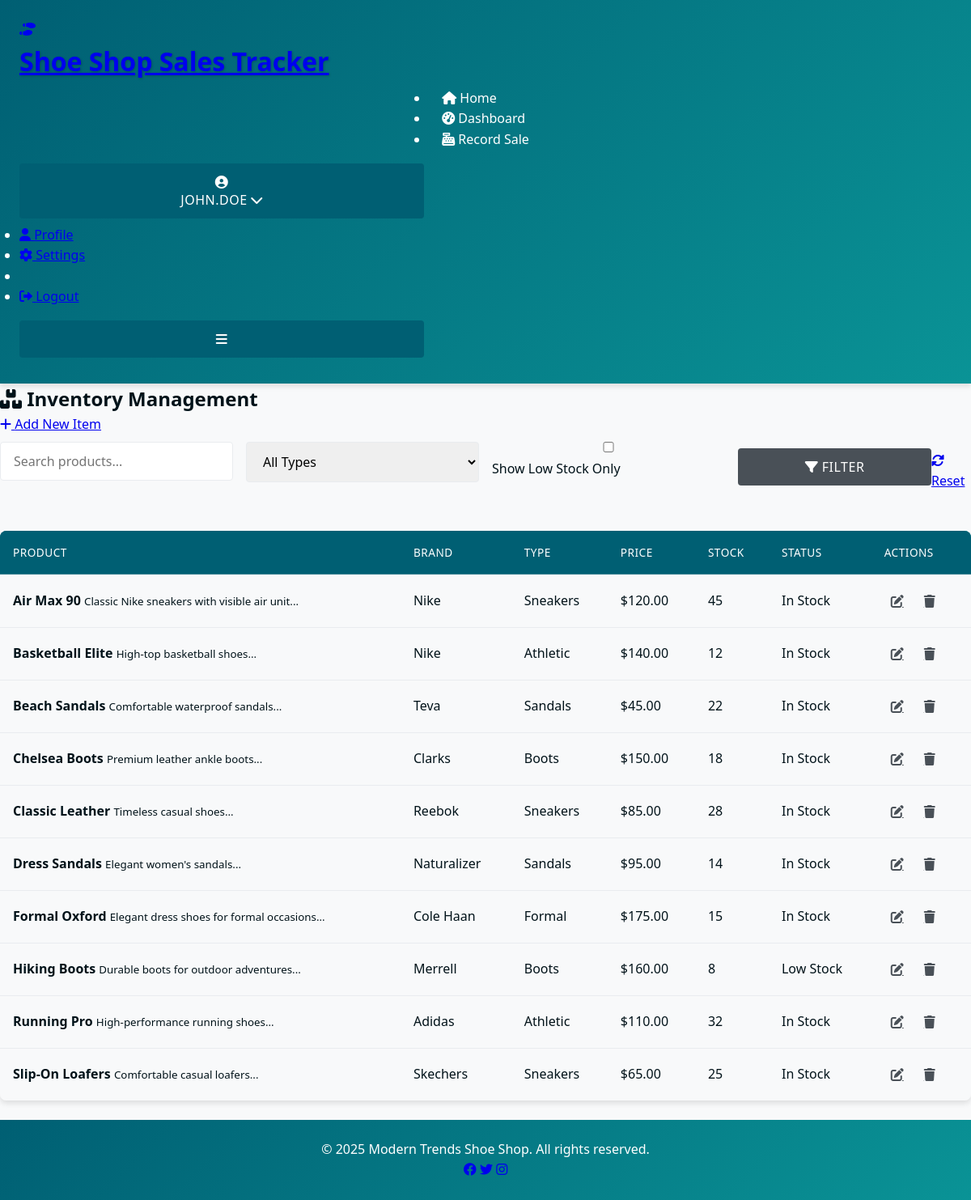
/pages/invetory.php (signed in), run on the app's committed database.
### tables this page shows
CREATE TABLE `inventory` (
  `id` int NOT NULL AUTO_INCREMENT,
  `name` varchar(100) NOT NULL,
  `description` text,
  `brand` varchar(50) DEFAULT NULL,
  `type` enum('sneakers','boots','sandals','formal','athletic') NOT NULL,
  `size_range` varchar(50) DEFAULT NULL,
  `color` varchar(50) DEFAULT NULL,
  `quantity` int DEFAULT '0',
  `price` decimal(10,2) DEFAULT NULL,
  `cost_price` decimal(10,2) DEFAULT NULL,
  `image_path` varchar(255) DEFAULT NULL,
  `added_at` timestamp NULL DEFAULT CURRENT_TIMESTAMP,
  `updated_at` timestamp NULL DEFAULT CURRENT_TIMESTAMP ON UPDATE CURRENT_TIMESTAMP,
  PRIMARY KEY (`id`),
  FULLTEXT KEY `idx_search` (`name`,`description`,`brand`)
);

### pages/invetory.php (the view, shortened to what this page needs)
<?php
include '../includes/header.php';
require_once '../config/db.php';
$search = $_GET['search'] ?? '';
$lowStock = isset($_GET['low_stock']);
$query = "SELECT * FROM inventory WHERE 1=1";
$params = [];
$query .= " ORDER BY name ASC";
$stmt = $conn->prepare($query);
$stmt->execute($params);
$inventory = $stmt->fetchAll();
?>
<div class="inventory-management">
    <div class="page-header">
        <h2><i class="fas fa-boxes"></i> Inventory Management</h2>
        <div class="actions">
            <a href="add_stock.php" class="btn btn-primary">
                <i class="fas fa-plus"></i> Add New Item
            </a>
        </div>
    </div>
    <div class="inventory-filters card">
        <form method="get" class="filter-form">
            <div class="form-row">
                <div class="form-group">
                    <input type="text" name="search" placeholder="Search products..."
                           value="<?= htmlspecialchars($search) ?>" class="form-control">
                </div>
                <div class="form-group">
                    <select name="type" class="form-control">
                        <option value="">All Types</option>
                    </select>
                </div>
                <div class="form-group">
                    <label class="checkbox-container">
                        <input type="checkbox" name="low_stock" <?= $lowStock ? 'checked' : '' ?>>
                        Show Low Stock Only
                    </label>
                </div>
                <div class="form-group">
                    <button type="submit" class="btn btn-secondary">
                        <i class="fas fa-filter"></i> Filter
                    </button>
                    <a href="inventory.php" class="btn btn-outline">
                        <i class="fas fa-sync-alt"></i> Reset
                    </a>
                </div>
            </div>
        </form>
    </div>
    <div class="inventory-table card">
        <div class="table-responsive">
            <table class="data-table">
                <thead>
                    <tr>
                        <th>Product</th>
                        <th>Brand</th>
                        <th>Type</th>
                        <th>Price</th>
                        <th>Stock</th>
                        <th>Status</th>
                        <th>Actions</th>
                    </tr>
                </thead>
                <tbody>
                    <?php foreach($inventory as $item):
                        $stockStatus = $item['quantity'] == 0 ? 'out-of-stock' :
                                      ($item['quantity'] < 10 ? 'low-stock' : 'in-stock');
                        $statusText = $item['quantity'] == 0 ? 'Out of Stock' :
                                      ($item['quantity'] < 10 ? 'Low Stock' : 'In Stock');
                    ?>
                    <tr>
                        <td>
                            <strong><?= htmlspecialchars($item['name']) ?></strong>
                            <?php if($item['description']): ?>
                            <small class="text-muted"><?= htmlspecialchars(substr($item['description'], 0, 50)) ?>...</small>
                            <?php endif; ?>
                        </td>
                        <td><?= htmlspecialchars($item['brand']) ?></td>
                        <td><?= ucfirst($item['type']) ?></td>
                        <td>$<?= number_format($item['price'], 2) ?></td>
                        <td><?= $item['quantity'] ?></td>
                        <td>
                            <span class="status-badge <?= $stockStatus ?>">
                                <?= $statusText ?>
                            </span>
                        </td>
                        <td class="actions">
                            <a href="edit_stock.php?id=<?= $item['id'] ?>" class="btn-icon edit"
                               data-tooltip="Edit Item">
                                <i class="fas fa-edit"></i>
                            </a>
                            <a href="../actions/delete_stock.php?id=<?= $item['id'] ?>"
                               class="btn-icon delete" data-tooltip="Delete Item"
                               data-confirm="Are you sure you want to delete this item?">
                                <i class="fas fa-trash"></i>
                            </a>
                        </td>
                    </tr>
                    <?php endforeach; ?>
                </tbody>
            </table>
        </div>
    </div>
</div>
<?php include '../includes/footer.php'; ?>

### includes/header.php (shortened to what this page needs)
<!DOCTYPE html>
<html lang="en">
<head>
    <link rel="stylesheet" href="/shoe-shop-sales-tracker/assets/css/style.css">
    <link rel="stylesheet" href="/shoe-shop-sales-tracker/assets/css/form.css">
    <link rel="stylesheet" href="/shoe-shop-sales-tracker/assets/css/tables.css">
    <link rel="stylesheet" href="/shoe-shop-sales-tracker/assets/css/utilities.css">
    <?php if (strpos($_SERVER['REQUEST_URI'], 'dashboard') !== false): ?>
    <link rel="stylesheet" href="/shoe-shop-sales-tracker/assets/css/dashboard.css">
    <?php elseif (strpos($_SERVER['REQUEST_URI'], 'inventory') !== false): ?>
    <link rel="stylesheet" href="/shoe-shop-sales-tracker/assets/css/inventory.css">
    <?php elseif (strpos($_SERVER['REQUEST_URI'], 'sales') !== false): ?>
    <link rel="stylesheet" href="/shoe-shop-sales-tracker/assets/css/sales.css">
    <?php elseif (strpos($_SERVER['REQUEST_URI'], 'reports') !== false): ?>
    <link rel="stylesheet" href="/shoe-shop-sales-tracker/assets/css/reports.css">
    <?php endif; ?>
    <link rel="stylesheet" href="https://cdnjs.cloudflare.com/ajax/libs/font-awesome/6.0.0/css/all.min.css">
</head>
<body>
<header class="main-header">
    <div class="header-container">
        <div class="branding">
            <a href="/shoe-shop-sales-tracker/index.php" class="logo-link">
                <div class="logo">
                    <i class="fas fa-shoe-prints"></i>
                </div>
                <h1>Shoe Shop Sales Tracker</h1>
            </a>
        </div>
        <nav class="main-nav">
            <ul class="nav-list">
                <li class="nav-item">
                    <a href="/shoe-shop-sales-tracker/index.php" class="nav-link">
                        <i class="fas fa-home"></i>
                        <span class="nav-text">Home</span>
                    </a>
                </li>
                <?php if (isset($_SESSION['user_id'])): ?>
                <li class="nav-item">
                    <a href="/shoe-shop-sales-tracker/pages/dashboard.php" class="nav-link">
                        <i class="fas fa-tachometer-alt"></i>
                        <span class="nav-text">Dashboard</span>
                    </a>
                </li>
                <li class="nav-item">
                    <a href="/shoe-shop-sales-tracker/pages/sales/record_sale.php" class="nav-link">
                        <i class="fas fa-cash-register"></i>
                        <span class="nav-text">Record Sale</span>
                    </a>
                </li>
                <?php endif; ?>
            </ul>
        </nav>
        <div class="user-actions">
            <?php if (isset($_SESSION['user_id'])): ?>
                <div class="user-dropdown">
                    <button class="user-btn">
                        <div class="user-avatar">
                            <i class="fas fa-user-circle"></i>
                        </div>
                        <span class="username"><?= htmlspecialchars($_SESSION['username']) ?></span>
                        <i class="fas fa-chevron-down dropdown-icon"></i>
                    </button>
                    <ul class="dropdown-menu">
                        <li><a href="/shoe-shop-sales-tracker/pages/profile.php"><i class="fas fa-user"></i> Profile</a></li>
                        <li><a href="/shoe-shop-sales-tracker/pages/settings.php"><i class="fas fa-cog"></i> Settings</a></li>
                        <li class="divider"></li>
                        <li><a href="/shoe-shop-sales-tracker/actions/logout.php"><i class="fas fa-sign-out-alt"></i> Logout</a></li>
                    </ul>
                </div>
            <?php endif; ?>
        </div>
        <button class="mobile-menu-toggle" aria-label="Toggle navigation">
            <i class="fas fa-bars"></i>
        </button>
    </div>
</header>
<div class="content-wrapper">

### includes/footer.php (shortened to what this page needs)
</div>
<footer>
    <div class="footer-content">
        <p>&copy; <?php echo date('Y'); ?> Modern Trends Shoe Shop. All rights reserved.</p>
        <div class="footer-links">
            <a href="#"><i class="fab fa-facebook"></i></a>
            <a href="#"><i class="fab fa-twitter"></i></a>
            <a href="#"><i class="fab fa-instagram"></i></a>
        </div>
    </div>
</footer>

### assets/css/style.css (style rules this page uses)
:root { --primary-color: #005f73; --secondary-color: #0a9396; --accent-color: #94d2bd; --light-color: #e9d8a6; --warning-color: #ee9b00; --danger-color: #ae2012; --dark-color: #001219; --light-gray: #f8f9fa; --medium-gray: #e9ecef; --dark-gray: #495057; --shadow: 0 4px 6px rgba(0, 0, 0, 0.1); --transition: all 0.3s ease; }
* { margin: 0; padding: 0; box-sizing: border-box; }
body { font-family: 'Segoe UI', Tahoma, Geneva, Verdana, sans-serif; line-height: 1.6; color: var(--dark-color); background-color: var(--light-gray); margin: 0; padding: 0; min-height: 100vh; display: flex; flex-direction: column; }
header { background: linear-gradient(135deg, var(--primary-color), var(--secondary-color)); color: white; padding: 1.5rem; box-shadow: var(--shadow); position: relative; z-index: 100; }
header h1 { font-size: 2rem; margin-bottom: 0.5rem; text-shadow: 1px 1px 3px rgba(0, 0, 0, 0.2); animation: fadeInDown 0.8s ease; }
nav { display: flex; justify-content: center; gap: 1.5rem; flex-wrap: wrap; }
nav a { color: white; text-decoration: none; font-weight: 500; padding: 0.5rem 1rem; border-radius: 4px; transition: var(--transition); position: relative; }
nav a::after { content: ''; position: absolute; bottom: 0; left: 50%; width: 0; height: 2px; background-color: white; transition: var(--transition); transform: translateX(-50%); }
footer { background: linear-gradient(135deg, var(--primary-color), var(--secondary-color)); color: white; text-align: center; padding: 1.5rem; margin-top: auto; }
input, select, textarea, button { font-family: inherit; font-size: 1rem; padding: 0.75rem 1rem; margin: 0.5rem 0; border: 1px solid var(--medium-gray); border-radius: 4px; transition: var(--transition); width: 100%; max-width: 500px; }
button { background-color: var(--primary-color); color: white; border: none; cursor: pointer; font-weight: 500; text-transform: uppercase; letter-spacing: 0.5px; padding: 0.75rem 1.5rem; margin-top: 1rem; }
.btn-secondary { background-color: var(--dark-gray); }
table { width: 100%; border-collapse: collapse; margin: 1.5rem 0; box-shadow: var(--shadow); animation: fadeIn 0.6s ease; }
th, td { padding: 1rem; text-align: left; border-bottom: 1px solid var(--medium-gray); }
th { background-color: var(--primary-color); color: white; font-weight: 500; text-transform: uppercase; font-size: 0.85rem; letter-spacing: 0.5px; }
tr:nth-child(even) { background-color: var(--light-gray); }

### assets/css/form.css (style rules this page uses)
.form-group { margin-bottom: 1.5rem; position: relative; }
.form-group label { display: block; margin-bottom: 0.5rem; font-weight: 500; color: var(--dark-color); }
.form-control { width: 100%; padding: 0.75rem 1rem; border: 1px solid var(--medium-gray); border-radius: 4px; transition: var(--transition); }

### assets/css/tables.css (style rules this page uses)
.data-table { width: 100%; border-collapse: collapse; margin: 1.5rem 0; box-shadow: var(--shadow); overflow: hidden; border-radius: 8px; animation: fadeIn 0.6s ease; }
.data-table thead { background: linear-gradient(135deg, var(--primary-color), var(--secondary-color)); color: white; }
.data-table th { padding: 1rem; text-align: left; font-weight: 500; text-transform: uppercase; letter-spacing: 0.5px; position: relative; }
.data-table th:after { content: ''; position: absolute; left: 0; bottom: 0; width: 100%; height: 1px; background-color: rgba(255, 255, 255, 0.2); }
.data-table td { padding: 1rem; border-bottom: 1px solid var(--medium-gray); transition: var(--transition); }
.data-table tr:last-child td { border-bottom: none; }
.data-table .actions { display: flex; gap: 0.5rem; }
.data-table .btn-icon { padding: 0.5rem; border-radius: 50%; width: 2rem; height: 2rem; display: flex; align-items: center; justify-content: center; background-color: transparent; color: var(--dark-gray); border: none; cursor: pointer; transition: var(--transition); }

### assets/css/sales.css (style rules this page uses)
.form-row { display: flex; gap: 1rem; flex-wrap: wrap; }
.form-row .form-group { flex: 1; min-width: 150px; }
.form-row .form-group:last-child { display: flex; align-items: flex-end; }

### data on the page
inventory: name "Air Max 90", description "Classic Nike sneakers with visible air unit", brand "Nike", type "Sneakers", price "120.00", quantity "45", quantity "In Stock"
inventory: name "Basketball Elite", description "High-top basketball shoes", brand "Nike", type "Athletic", price "140.00", quantity "12", quantity "In Stock"
inventory: name "Beach Sandals", description "Comfortable waterproof sandals", brand "Teva", type "Sandals", price "45.00", quantity "22", quantity "In Stock"
inventory: name "Chelsea Boots", description "Premium leather ankle boots", brand "Clarks", type "Boots", price "150.00", quantity "18", quantity "In Stock"
inventory: name "Classic Leather", description "Timeless casual shoes", brand "Reebok", type "Sneakers", price "85.00", quantity "28", quantity "In Stock"
inventory: name "Dress Sandals", description "Elegant women's sandals", brand "Naturalizer", type "Sandals", price "95.00", quantity "14", quantity "In Stock"
inventory: name "Formal Oxford", description "Elegant dress shoes for formal occasions", brand "Cole Haan", type "Formal", price "175.00", quantity "15", quantity "In Stock"
inventory: name "Hiking Boots", description "Durable boots for outdoor adventures", brand "Merrell", type "Boots", price "160.00", quantity "8", quantity "Low Stock"
inventory: name "Running Pro", description "High-performance running shoes", brand "Adidas", type "Athletic", price "110.00", quantity "32", quantity "In Stock"
inventory: name "Slip-On Loafers", description "Comfortable casual loafers", brand "Skechers", type "Sneakers", price "65.00", quantity "25", quantity "In Stock"

### other printed values
$_SESSION['username'] "JOHN.DOE"
